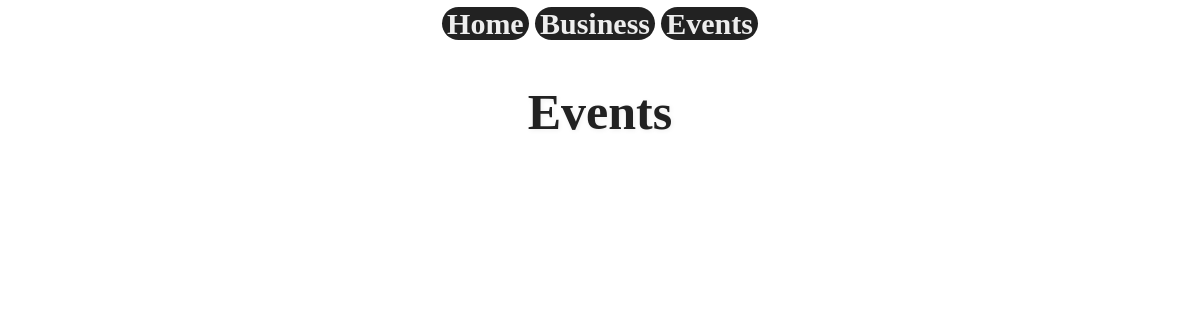
Page /events/ on the earlier database version.
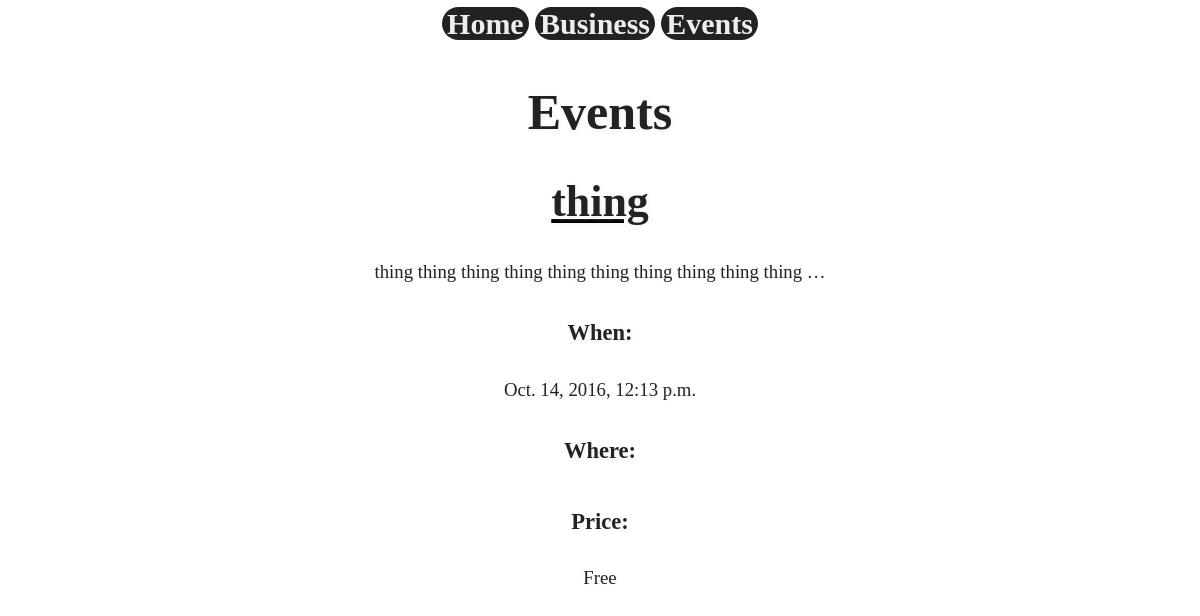
Same page on the later database version.
### events/models.py (models this page shows, shortened)
class Event(models.Model):
    name = models.CharField(max_length=255)
    description = models.TextField()
    start_time = models.DateTimeField()
    price = models.SmallIntegerField(blank=True, null=True)
    capacity = models.SmallIntegerField(blank=True, null=True)

### events/views.py (the view)
# urls.py: url(r'^events/$', events),
def events(request):
    events = Event.objects.all()
    return render(request, 'events.html', {'events': events})

### Templates/events.html (shortened to what this page needs)
{% extends '_partials/base.html' %}
{% block content %}
    <h1>Events</h1>
    {% for event in events %}
      <div>
        <h3><a href="{% url 'event' pk=event.pk %}" class="name">{{ event.name }}</a></h3>
        <p>{{ event.description|truncatewords:10 }}</p>
        <dl>
          <dt>When:</dt>
          <dd>{{ event.start_time }}</dd>
          <dt>Where:</dt>
          <dt>Price:</dt>
          <dd>
            {% if event.price %}
              ${{event.price}}
            {% else %}
              Free
            {% endif %}
          </dd>
        </dl>
      </div>
    {% endfor %}
{% endblock %}

### Templates/_partials/base.html (shortened to what this page needs)
<!doctype html>{% load staticfiles %}
<head>
  <link rel="stylesheet" href="{% static 'css/app.css' %}">
<head>
<body>
  <nav>
    <div class="container">
      <a class="title" href="/">Home</a>
      <a class="title" href="/businesses">Business</a>
      <a class="title" href="/events">Events</a>
    </div>
  </nav>
  <div class="container">
    {% block content %}{% endblock %}
  </div>
</body>

### assets/css/app.css (style rules this page uses)
body { color: #222; font-size: 25px; line-height: 1.6; margin: 0; padding: 0; text-align: center; text-shadow: 1px 1px 5px #eee; background-image: url('../img/DSC_0001.JPG'); background-repeat: repeat-y; background-size: cover; }
.container { box-sizing: border-box; margin: 0 auto; max-width: 680px; padding: 0 20px; position: relative; width: 100%; }
a.title:visited, a.title { color: #eee; font-size: 30px; background-color: #222; border-radius: 50px; padding-left: 5px; padding-right: 5px; font-weight: bold; text-shadow: none; text-decoration: none; }
h3 a, h3 a:visited, h3 a:hover { font-size: 1.5em; text-decoration: underline; text-decoration-color: black; }
a, a:visited { color: #222 ; font-size: 30px; font-weight: bold; text-decoration: dotted; }
h1, h2, h3 { font-size: 2em inherit; line-height: 1.2; }
dt { font-weight: bold; margin-bottom: 0.75em; padding-bottom: 0.3em; font-size: .9em; }
dd, p { font-size: .75em; margin-bottom: 1.5em; margin-left: 0; margin-right: 0; }

Differences in the rows shown:
added Event: name "thing", description "thing thing thing thing thing thing thing thing thing thing …", start_time "Oct. 14, 2016, 12:13 p.m.", shows "Free"
